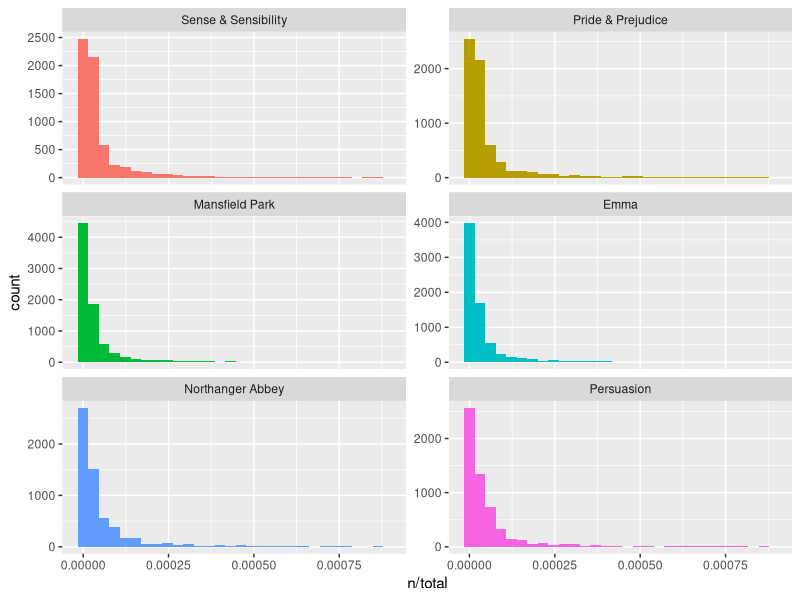
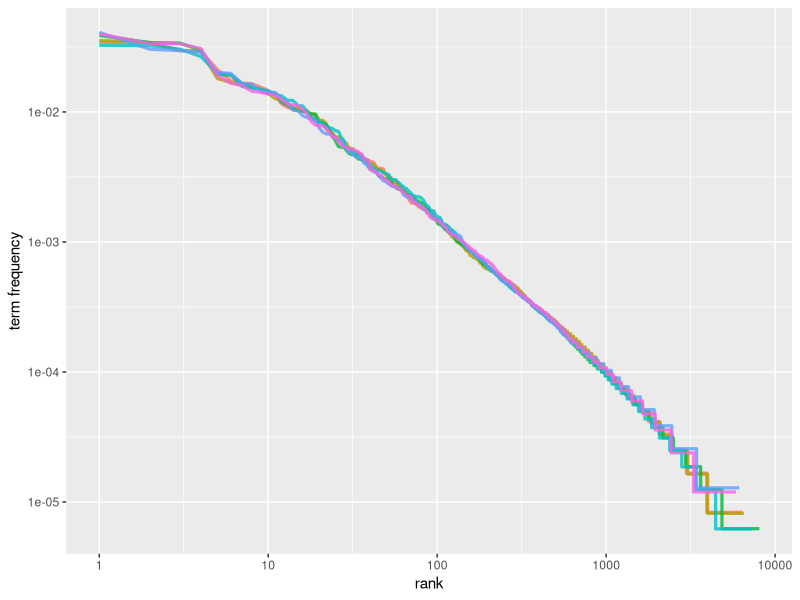
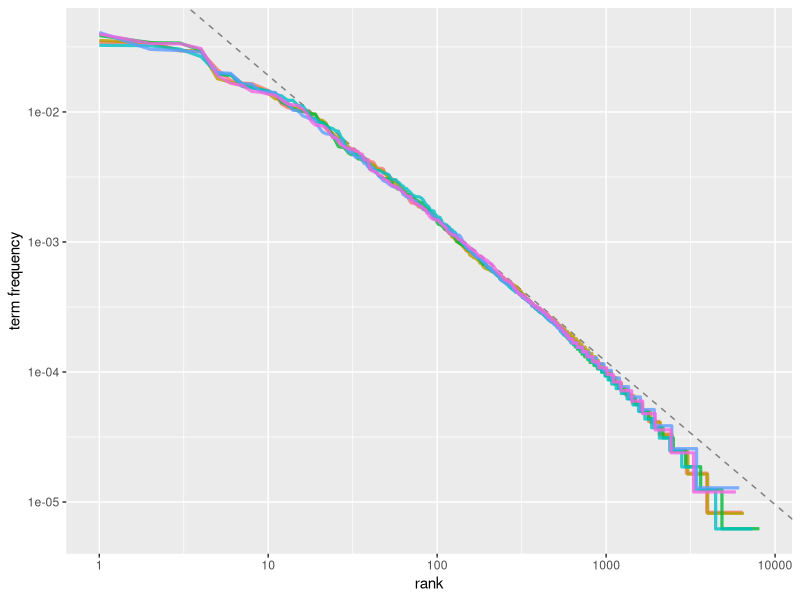
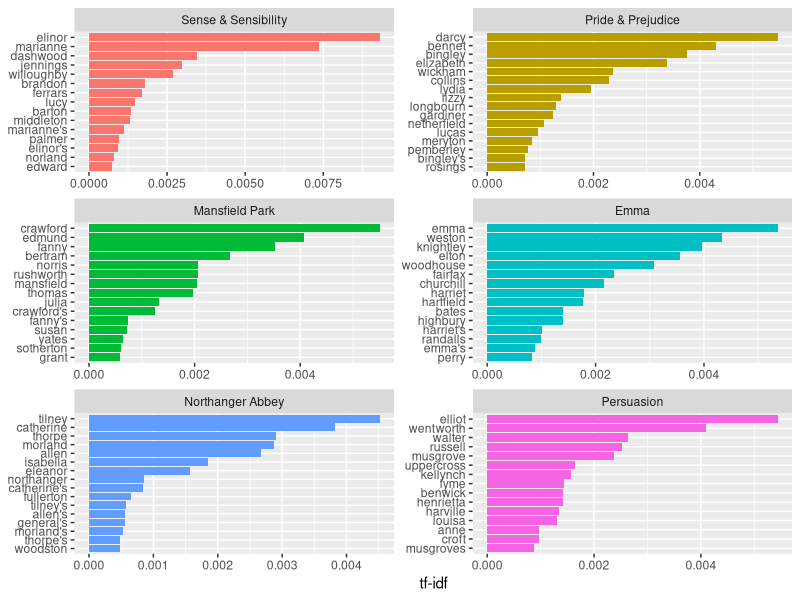

These charts were generated, in order, by the following R code:
### Chapter 3

library(dplyr)
library(janeaustenr)
library(tidytext)
book_words <- austen_books() %>%
  unnest_tokens(word, text) %>%
  count(book, word, sort = TRUE)
total_words <- book_words %>%
  group_by(book) %>%
  summarise(total = sum(n))
book_words <- left_join(book_words, total_words)
book_words

library(ggplot2)
ggplot(book_words, aes(x = n/total, fill = book)) +
  geom_histogram(show.legend = FALSE) + 
  xlim(NA, 0.0009) +
  facet_wrap(~book, ncol = 2, scales = "free_y")
# Most words are on the rarer side, with a long tail of extremely common words.

freq_by_rank <- book_words %>% 
  group_by(book) %>%
  mutate(rank = row_number(), # The list is sorted by number of occurences, so rank = row number
         `term frequency` = n/total)
freq_by_rank

freq_by_rank %>%
  ggplot(aes(x = rank, y = `term frequency`, color = book)) +
  geom_line(size = 1.1, alpha = 0.8, show.legend = FALSE) +
  scale_x_log10() +
  scale_y_log10()
# Assuming a inversely proportional relationship, we expect a function of the
# form `frequency = constant / rank` => f = c^(-r)
# Taking the logarithm of both sides yield log(f) = log(c^(-r)) = -rlog(c)
# In other words, log(f) = y = -rlog(c) = -rC, where C is a constant
# Hence we have a linear function with slope -r

rank_subset <- freq_by_rank %>%
  filter(rank < 500,
         rank > 10)
lm(log10(`term frequency`) ~ log10(rank), data = rank_subset)
# Shows that the 11 to 399 range has a slope of about -1.11

freq_by_rank %>%
  ggplot(aes(x = rank, y = `term frequency`, color = book)) +
  geom_abline(intercept = -0.62, slope = -1.1, color = "gray50", linetype = 2) + # Why not store lm and use the actual model here instaed of approximations?
  geom_line(size = 1.1, alpha = 0.8, show.legend = FALSE) + 
  scale_x_log10() + 
  scale_y_log10()

book_words <- book_words %>% 
  bind_tf_idf(word, book, n) # `word` are the tokens, `book` the documents, `n` the count of each token in each document
book_words
# For the extremely common words, idf is near log(1) = 0 

book_words %>%
  select(-total) %>%
  arrange(desc(tf_idf))
# Proper nouns dominate the list: Austen's language is apparently mostly
# consistent, and what changes between novels are the characters, locations, and
# other names.

book_words %>%
  arrange(desc(tf_idf)) %>% # Order by descending tf_idf
  mutate(word = factor(word, levels = rev(unique(word)))) %>% # Factor tokens by reverse order 
  # If we don't reverse, the highest will be on the bottom after the coordinate flip
  group_by(book) %>%
  top_n(15) %>% # Find top 15 for each book
  ungroup() %>%
  ggplot(aes(x = word, y = tf_idf, fill = book)) +
  geom_col(show.legend = FALSE) +
  labs(x = NULL, y = "tf-idf") +
  facet_wrap(~book, ncol = 2, scales = "free") +
  coord_flip()
